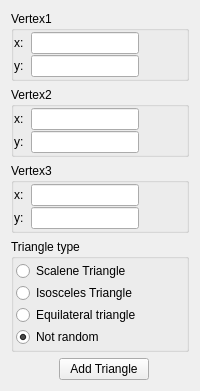
                 <widget class="QWidget" name="page5">
                  <layout class="QVBoxLayout" name="verticalLayout_14">
                   <item>
                    <widget class="QGroupBox" name="groupBox_6">
                     <property name="title">
                      <string>Vertex1</string>
                     </property>
                     <layout class="QHBoxLayout" name="horizontalLayout_18">
                      <property name="spacing">
                       <number>1</number>
                      </property>
                      <property name="leftMargin">
                       <number>0</number>
                      </property>
                      <property name="topMargin">
                       <number>1</number>
                      </property>
                      <property name="rightMargin">
                       <number>1</number>
                      </property>
                      <property name="bottomMargin">
                       <number>1</number>
                      </property>
                      <item>
                       <layout class="QVBoxLayout" name="verticalLayout_11">
                        <property name="spacing">
                         <number>1</number>
                        </property>
                        <item>
                         <layout class="QHBoxLayout" name="horizontalLayout_16">
                          <property name="spacing">
                           <number>1</number>
                          </property>
                          <item>
                           <widget class="QLabel" name="label_8">
                            <property name="minimumSize">
                             <size>
                              <width>16</width>
                              <height>16</height>
                             </size>
                            </property>
                            <property name="maximumSize">
                             <size>
                              <width>16</width>
                              <height>16</height>
                             </size>
                            </property>
                            <property name="text">
                             <string>x:</string>
                            </property>
                           </widget>
                          </item>
                          <item>
                           <widget class="QLineEdit" name="inputvAx"/>
                          </item>
                         </layout>
                        </item>
                        <item>
                         <layout class="QHBoxLayout" name="horizontalLayout_17">
                          <property name="spacing">
                           <number>1</number>
                          </property>
                          <item>
                           <widget class="QLabel" name="label_9">
                            <property name="minimumSize">
                             <size>
                              <width>16</width>
                              <height>16</height>
                             </size>
                            </property>
                            <property name="maximumSize">
                             <size>
                              <width>16</width>
                              <height>16</height>
                             </size>
                            </property>
                            <property name="text">
                             <string>y:</string>
                            </property>
                           </widget>
                          </item>
                          <item>
                           <widget class="QLineEdit" name="inputvAy"/>
                          </item>
                         </layout>
                        </item>
                       </layout>
                      </item>
                      <item>
                       <spacer name="horizontalSpacer_16">
                        <property name="orientation">
                         <enum>Qt::Horizontal</enum>
                        </property>
                        <property name="sizeHint" stdset="0">
                         <size>
                          <width>32</width>
                          <height>20</height>
                         </size>
                        </property>
                       </spacer>
                      </item>
                     </layout>
                    </widget>
                   </item>
                   <item>
                    <widget class="QGroupBox" name="groupBox_7">
                     <property name="title">
                      <string>Vertex2</string>
                     </property>
                     <layout class="QHBoxLayout" name="horizontalLayout_19">
                      <property name="spacing">
                       <number>1</number>
                      </property>
                      <property name="leftMargin">
                       <number>0</number>
                      </property>
                      <property name="topMargin">
                       <number>1</number>
                      </property>
                      <property name="rightMargin">
                       <number>1</number>
                      </property>
                      <property name="bottomMargin">
                       <number>1</number>
                      </property>
                      <item>
                       <layout class="QVBoxLayout" name="verticalLayout_12">
                        <property name="spacing">
                         <number>1</number>
                        </property>
                        <item>
                         <layout class="QHBoxLayout" name="horizontalLayout_20">
                          <property name="spacing">
                           <number>1</number>
                          </property>
                          <item>
                           <widget class="QLabel" name="label_10">
                            <property name="minimumSize">
                             <size>
                              <width>16</width>
                              <height>16</height>
                             </size>
                            </property>
                            <property name="maximumSize">
                             <size>
                              <width>16</width>
                              <height>16</height>
                             </size>
                            </property>
                            <property name="text">
                             <string>x:</string>
                            </property>
                           </widget>
                          </item>
                          <item>
                           <widget class="QLineEdit" name="inputvBx"/>
                          </item>
                         </layout>
                        </item>
                        <item>
                         <layout class="QHBoxLayout" name="horizontalLayout_21">
                          <property name="spacing">
                           <number>1</number>
                          </property>
                          <item>
                           <widget class="QLabel" name="label_11">
                            <property name="minimumSize">
                             <size>
                              <width>16</width>
                              <height>16</height>
                             </size>
                            </property>
                            <property name="maximumSize">
                             <size>
                              <width>16</width>
                              <height>16</height>
                             </size>
                            </property>
                            <property name="text">
                             <string>y:</string>
                            </property>
                           </widget>
                          </item>
                          <item>
                           <widget class="QLineEdit" name="inputvBy"/>
                          </item>
                         </layout>
                        </item>
                       </layout>
                      </item>
                      <item>
                       <spacer name="horizontalSpacer_17">
                        <property name="orientation">
                         <enum>Qt::Horizontal</enum>
                        </property>
                        <property name="sizeHint" stdset="0">
                         <size>
                          <width>45</width>
                          <height>20</height>
                         </size>
                        </property>
                       </spacer>
                      </item>
                     </layout>
                    </widget>
                   </item>
                   <item>
                    <widget class="QGroupBox" name="groupBox_8">
                     <property name="title">
                      <string>Vertex3</string>
                     </property>
                     <layout class="QHBoxLayout" name="horizontalLayout_22">
                      <property name="spacing">
                       <number>1</number>
                      </property>
                      <property name="leftMargin">
                       <number>0</number>
                      </property>
                      <property name="topMargin">
                       <number>1</number>
                      </property>
                      <property name="rightMargin">
                       <number>1</number>
                      </property>
                      <property name="bottomMargin">
                       <number>1</number>
                      </property>
                      <item>
                       <layout class="QVBoxLayout" name="verticalLayout_13">
                        <property name="spacing">
                         <number>1</number>
                        </property>
                        <item>
                         <layout class="QHBoxLayout" name="horizontalLayout_23">
                          <property name="spacing">
                           <number>1</number>
                          </property>
                          <item>
                           <widget class="QLabel" name="label_12">
                            <property name="minimumSize">
                             <size>
                              <width>16</width>
                              <height>16</height>
                             </size>
                            </property>
                            <property name="maximumSize">
                             <size>
                              <width>16</width>
                              <height>16</height>
                             </size>
                            </property>
                            <property name="text">
                             <string>x:</string>
                            </property>
                           </widget>
                          </item>
                          <item>
                           <widget class="QLineEdit" name="inputvCx"/>
                          </item>
                         </layout>
                        </item>
                        <item>
                         <layout class="QHBoxLayout" name="horizontalLayout_24">
                          <property name="spacing">
                           <number>1</number>
                          </property>
                          <item>
                           <widget class="QLabel" name="label_13">
                            <property name="minimumSize">
                             <size>
                              <width>16</width>
                              <height>16</height>
                             </size>
                            </property>
                            <property name="maximumSize">
                             <size>
                              <width>16</width>
                              <height>16</height>
                             </size>
                            </property>
                            <property name="text">
                             <string>y:</string>
                            </property>
                           </widget>
                          </item>
                          <item>
                           <widget class="QLineEdit" name="inputvCy"/>
                          </item>
                         </layout>
                        </item>
                       </layout>
                      </item>
                      <item>
                       <spacer name="horizontalSpacer_18">
                        <property name="orientation">
                         <enum>Qt::Horizontal</enum>
                        </property>
                        <property name="sizeHint" stdset="0">
                         <size>
                          <width>45</width>
                          <height>20</height>
                         </size>
                        </property>
                       </spacer>
                      </item>
                     </layout>
                    </widget>
                   </item>
                   <item>
                    <widget class="QGroupBox" name="groupBox_5">
                     <property name="title">
                      <string>Triangle type</string>
                     </property>
                     <layout class="QVBoxLayout" name="verticalLayout_10">
                      <property name="spacing">
                       <number>2</number>
                      </property>
                      <property name="leftMargin">
                       <number>2</number>
                      </property>
                      <property name="topMargin">
                       <number>2</number>
                      </property>
                      <property name="rightMargin">
                       <number>2</number>
                      </property>
                      <property name="bottomMargin">
                       <number>2</number>
                      </property>
                      <item>
                       <widget class="QRadioButton" name="radioButton">
                        <property name="text">
                         <string>Scalene Triangle</string>
                        </property>
                       </widget>
                      </item>
                      <item>
                       <widget class="QRadioButton" name="radioButton_2">
                        <property name="text">
                         <string>Isosceles Triangle</string>
                        </property>
                       </widget>
                      </item>
                      <item>
                       <widget class="QRadioButton" name="radioButton_3">
                        <property name="text">
                         <string>Equilateral triangle</string>
                        </property>
                        <property name="checked">
                         <bool>false</bool>
                        </property>
                       </widget>
                      </item>
                      <item>
                       <widget class="QRadioButton" name="radioButton_4">
                        <property name="text">
                         <string>Not random</string>
                        </property>
                        <property name="checked">
                         <bool>true</bool>
                        </property>
                       </widget>
                      </item>
                     </layout>
                    </widget>
                   </item>
                   <item>
                    <layout class="QHBoxLayout" name="horizontalLayout_15">
                     <property name="spacing">
                      <number>2</number>
                     </property>
                     <item>
                      <spacer name="horizontalSpacer_14">
                       <property name="orientation">
                        <enum>Qt::Horizontal</enum>
                       </property>
                       <property name="sizeHint" stdset="0">
                        <size>
                         <width>40</width>
                         <height>20</height>
                        </size>
                       </property>
                      </spacer>
                     </item>
                     <item>
                      <widget class="QPushButton" name="appedTriangle">
                       <property name="enabled">
                        <bool>true</bool>
                       </property>
                       <property name="minimumSize">
                        <size>
                         <width>90</width>
                         <height>22</height>
                        </size>
                       </property>
                       <property name="maximumSize">
                        <size>
                         <width>100</width>
                         <height>16777215</height>
                        </size>
                       </property>
                       <property name="toolTip">
                        <string>&lt;html&gt;&lt;head/&gt;&lt;body&gt;&lt;p&gt;generate random triangle based on selected type or generate it  based on given points&lt;/p&gt;&lt;p&gt;&lt;br/&gt;&lt;/p&gt;&lt;/body&gt;&lt;/html&gt;</string>
                       </property>
                       <property name="text">
                        <string>Add Triangle</string>
                       </property>
                      </widget>
                     </item>
                     <item>
                      <spacer name="horizontalSpacer_15">
                       <property name="orientation">
                        <enum>Qt::Horizontal</enum>
                       </property>
                       <property name="sizeType">
                        <enum>QSizePolicy::Fixed</enum>
                       </property>
                       <property name="sizeHint" stdset="0">
                        <size>
                         <width>40</width>
                         <height>20</height>
                        </size>
                       </property>
                      </spacer>
                     </item>
                    </layout>
                   </item>
                  </layout>
                 </widget>
